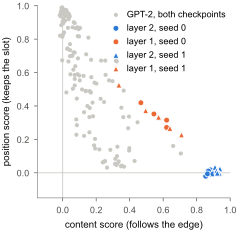

The Python source for this figure:
#!/usr/bin/env python3
"""heads.pdf: do the heads at the latents follow edges by content or by slot?

One dot per edge-reading head at the search latents: content score (x) and
position score (y) after a reorder of the edge list. From-scratch seeds 0
and 1 (results/seed<s>/heads_n100.json, query class intermediate_latent),
layer 2 and layer 1 in two colors, seed by marker; the two fine-tuned GPT-2
checkpoints' heads in grey (results/gpt2_*/cells_n100.json,
head_scores_search_latent). Only heads with at least --mass-cut of their
attention on edge slots are drawn (experiment 5's cutoff, protects "this
head reads edges"; a head that barely looks at edges has no meaningful score).

    .venv/bin/python paper/figs/heads.py [--out PATH] [--mass-cut 0.5]
"""

import argparse
import sys
from pathlib import Path

sys.path.insert(0, str(Path(__file__).resolve().parent))
import style as S  # noqa: E402

SEEDS = (("seed0", "o", "seed 0"), ("seed1", "^", "seed 1"))
GPT2 = ("gpt2_dilgren", "gpt2_aswal")


def main():
    ap = argparse.ArgumentParser()
    ap.add_argument("--out", type=Path, default=S.REPO / "paper" / "figs" / "heads.pdf")
    ap.add_argument("--mass-cut", type=float, default=0.5)
    args = ap.parse_args()
    S.setup()
    fig, ax = S.plt.subplots(figsize=(2.9, 2.5))
    g = [v for run in GPT2 for v in S.load(f"results/{run}/cells_n100.json")["head_scores_search_latent"].values()
         if v["mass"] >= args.mass_cut]
    ax.scatter([v["content"] for v in g], [v["position"] for v in g], s=9, color=S.GREY_LIGHT,
               edgecolors="none", label="GPT-2, both checkpoints", zorder=1)
    for run, marker, sl in SEEDS:
        H = S.load(f"results/{run}/heads_n100.json")["summary"]
        for layer, color in ((2, S.BLUE), (1, S.ORANGE)):
            es = [H[f"L{layer}H{h}/intermediate_latent"] for h in range(8)]
            es = [e for e in es if e["slot_mass_a"] and e["slot_mass_a"]["point"] >= args.mass_cut]
            ax.scatter([e["content_score"]["point"] for e in es], [e["position_score"]["point"] for e in es],
                       s=18, marker=marker, color=color, edgecolors="white", linewidths=0.6, zorder=3,
                       label=f"layer {layer}, {sl}")
    S.ref_line(ax, y=0)
    S.ref_line(ax, x=0)
    ax.set_xlim(-0.15, 1.0)
    ax.set_ylim(-0.15, 1.0)
    ax.set_aspect("equal")
    ax.set_xlabel("content score (follows the edge)")
    ax.set_ylabel("position score (keeps the slot)")
    ax.legend(loc="upper right", handletextpad=0.2, borderaxespad=0.1)
    S.save(fig, args.out)


if __name__ == "__main__":
    main()
